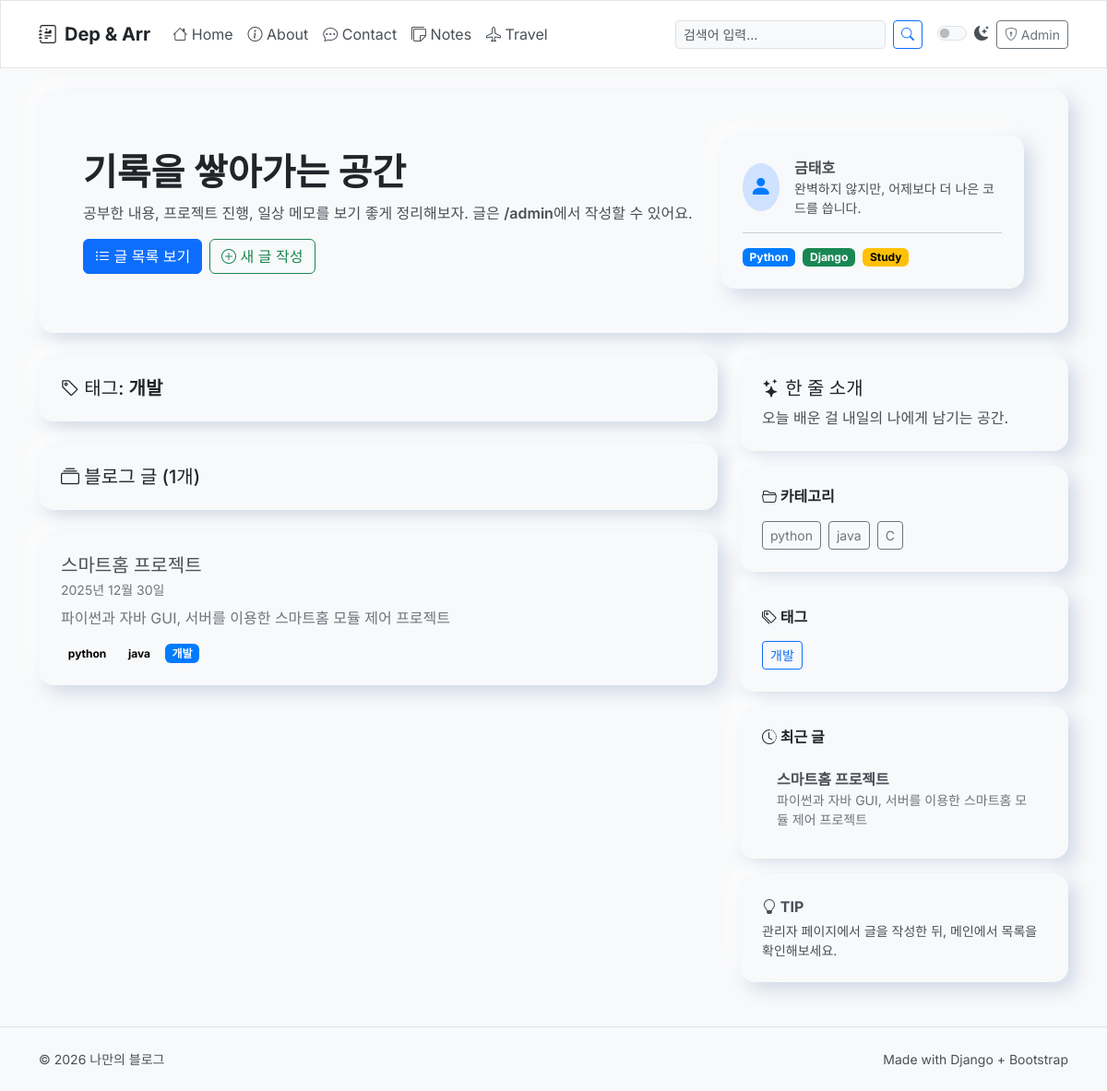
The app's page /tag/개발/, older data.
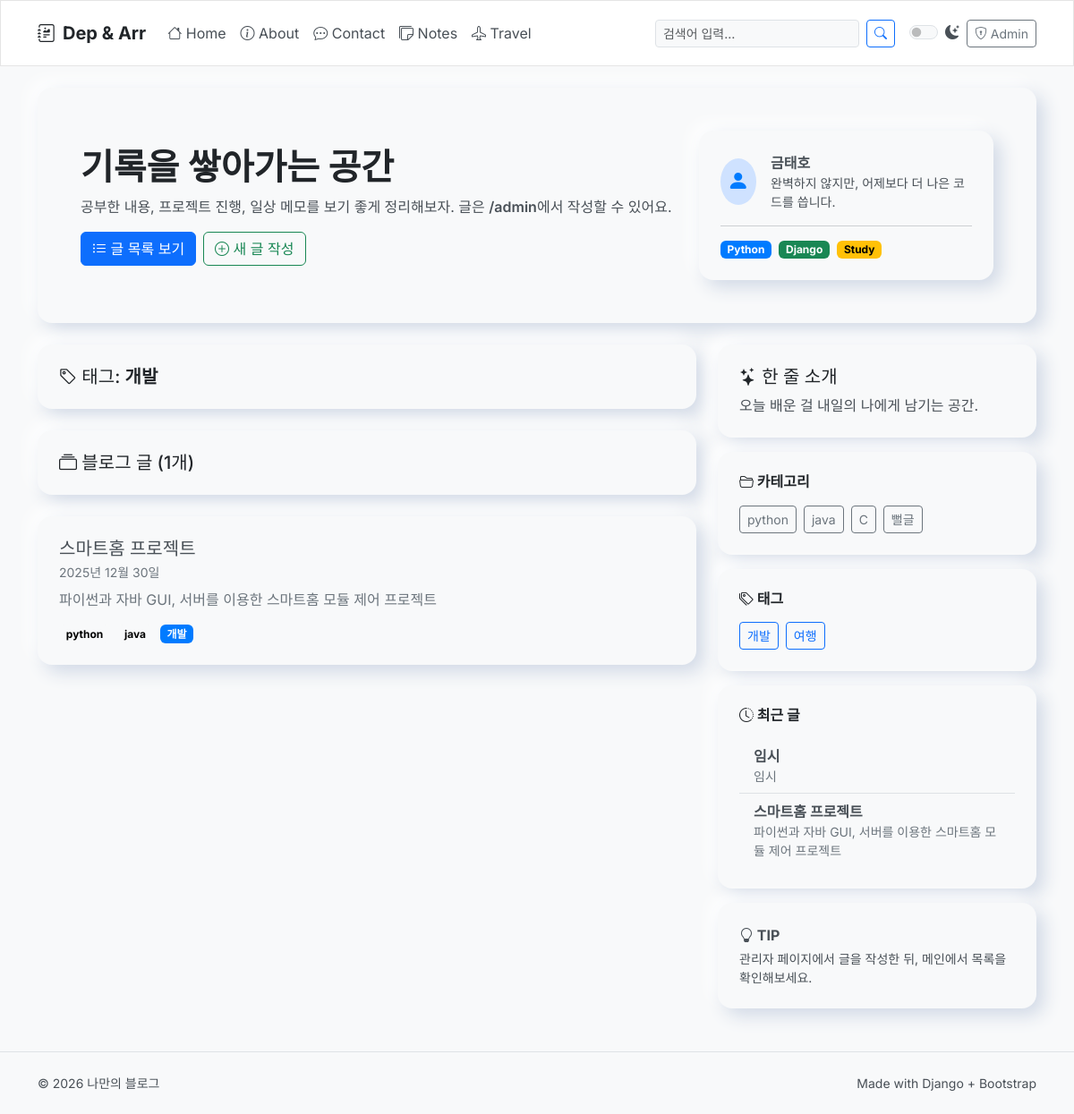
The same page, newer data.
### blog/models.py (models this page shows, shortened)
class Post(models.Model):
    title = models.CharField(max_length=200)
    content = models.TextField()
    created_at = models.DateTimeField(default=timezone.now)
    categories = models.ManyToManyField(Category, related_name="posts")
    tags = models.ManyToManyField(Tag, related_name='posts', blank=True)
    likes = models.ManyToManyField(User, related_name='liked_posts', blank=True)
    anonymous_likes = models.IntegerField(default=0)

class Category(models.Model):
    name = models.CharField(max_length=100, unique=True)
    class Meta:
        verbose_name_plural = "Categories"

class Tag(models.Model):
    name = models.CharField(max_length=100, unique=True)

### blog/views.py (the view)
# urls.py: path("tag/<str:tag_name>/", views.tag_detail, name="posts_by_tag"),
def tag_detail(request, tag_name):
    tag = get_object_or_404(Tag, name=tag_name)
    posts = Post.objects.filter(tags=tag).prefetch_related('categories', 'tags').order_by("-created_at")
    travels = Travel.objects.filter(tags=tag).prefetch_related('tags').order_by('-created_at')
    return render(request, 'blog/tag_detail.html', {
        'tag': tag,
        'posts': posts,
        'travels': travels,
    })

### blog/context_processors.py (called while the page is built)
def all_categories(request):
    all_categories = cache.get('all_categories')
    if not all_categories:
        all_categories = Category.objects.all()
        cache.set('all_categories', all_categories, 900)  # Cache for 15 minutes
    return {
        'all_categories': all_categories
    }

def all_tags(request):
    all_tags = cache.get('all_tags')
    if not all_tags:
        all_tags = Tag.objects.filter(
            Q(posts__isnull=False) | Q(travels__isnull=False)
        ).distinct()
        cache.set('all_tags', all_tags, 900)  # Cache for 15 minutes
    return {
        'all_tags': all_tags
    }

### blog/templatetags/blog_tags.py (called while the page is built)
@register.inclusion_tag('blog/partials/recent_posts.html')
def show_recent_posts(count=5):
    recent_posts = cache.get('recent_posts')
    if not recent_posts:
        recent_posts = Post.objects.prefetch_related('categories').order_by('-created_at')[:count]
        cache.set('recent_posts', recent_posts, 300)  # Cache for 5 minutes
    return {'recent_posts': recent_posts}

### blog/templates/blog/tag_detail.html (shortened to what this page needs)
{% extends "blog/base.html" %}
{% block content %}
  <div class="nm-card mb-4">
    <h5 class="mb-0">
      <i class="bi bi-tag"></i>
      태그: <strong>{{ tag.name }}</strong>
    </h5>
  </div>
  {% if posts %}
    <div class="nm-card mb-4">
      <h5 class="mb-0">
        <i class="bi bi-collection"></i>
        블로그 글 ({{ posts.count }}개)
      </h5>
    </div>
    {% for post in posts %}
        <div class="nm-card mb-3 position-relative">
          <h2 class="h5 mb-1">{{ post.title }}</h2>
          <p class="small text-secondary mb-2">{{ post.created_at|date:"Y년 n월 j일" }}</p>
          <div class="text-secondary text-truncate-2">
              {{ post.content|striptags }}
          </div>
          <div class="mt-3 d-flex flex-wrap gap-2">
            {% for cat in post.categories.all %}
              <a href="{% url 'blog:posts_by_category' cat.name %}" class="badge text-bg-light text-decoration-none position-relative" style="z-index: 1;">{{ cat.name }}</a>
            {% endfor %}
            {% for tag in post.tags.all %}
              <a href="{% url 'blog:posts_by_tag' tag.name %}" class="badge text-bg-primary text-decoration-none position-relative" style="z-index: 1;">{{ tag.name }}</a>
            {% endfor %}
          </div>
        </div>
    {% endfor %}
  {% endif %}
{% endblock %}

### blog/templates/blog/base.html (shortened to what the changed rows need)
{% load blog_tags %}
<!doctype html>
<html lang="ko" data-bs-theme="light">
<head>
  <link href="https://cdn.jsdelivr.net/npm/bootstrap@5.3.3/dist/css/bootstrap.min.css" rel="stylesheet">
  <link rel="stylesheet" href="https://cdn.jsdelivr.net/npm/bootstrap-icons@1.11.3/font/bootstrap-icons.min.css">
</head>
<body>
<header class="container py-4">
  <div class="nm-card p-4 p-md-5">
    <div class="row align-items-center g-3">
      <div class="col-md-8">
        <h1 class="display-6 fw-bold mb-2">기록을 쌓아가는 공간</h1>
      </div>
    </div>
  </div>
</header>
<main class="container pb-5">
  <div class="row g-4">
    <section class="col-lg-8">
      {% block content %}{% endblock %}
    </section>
    <aside class="col-lg-4">
      <div class="nm-card mb-3">
        <div class="d-flex flex-wrap gap-2">
          {% for category in all_categories %}
            <a class="btn btn-outline-secondary btn-sm" href="{% url 'blog:posts_by_category' category.name %}">{{ category.name }}</a>
          {% empty %}
            <p class="small">카테고리가 없습니다.</p>
          {% endfor %}
        </div>
      </div>
      <div class="nm-card mb-3">
        <div class="d-flex flex-wrap gap-2">
          {% for tag in all_tags %}
            <a class="btn btn-outline-primary btn-sm" href="{% url 'blog:posts_by_tag' tag.name %}">{{ tag.name }}</a>
          {% empty %}
            <p class="small">태그가 없습니다.</p>
          {% endfor %}
        </div>
      </div>
      <div class="nm-card mb-3">
        {% show_recent_posts 5 %}
      </div>
    </aside>
  </div>
</main>
</body>
</html>

### blog/templates/blog/partials/recent_posts.html
<div class="list-group list-group-flush">
  {% for post in recent_posts %}
    <a href="{% url 'blog:post_detail' post.pk %}" class="list-group-item list-group-item-action">
      <div class="fw-semibold text-truncate">{{ post.title }}</div>
      <div class="text-secondary small text-truncate-2">{{ post.content|striptags|truncatewords:10 }}</div>
    </a>
  {% empty %}
    <div class="list-group-item">
      <p class="mb-0 text-secondary">아직 작성된 글이 없습니다.</p>
    </div>
  {% endfor %}
</div>

Row changes from the older to the newer data that the page shows:
added Category: name "뻘글", shown under "카테고리"
added Tag: name "여행", shown under "태그"
added Post: title "임시", content "임시", shown under "최근 글"
